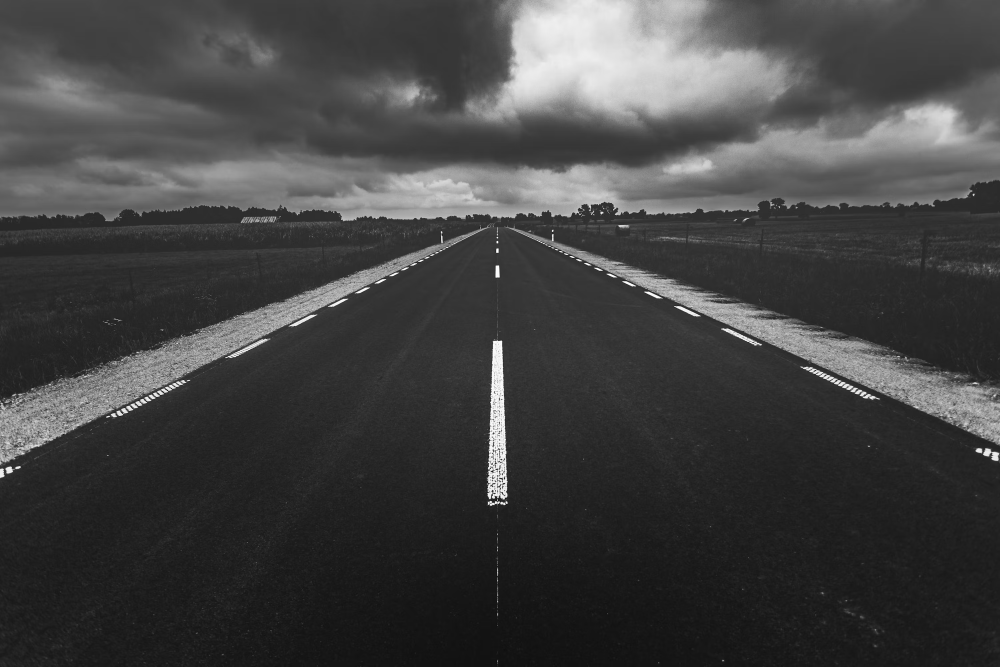
#> input picture Lab2/images/img1.png, 3000 x 2000 px (shown at 1/3 size)
$ python ques1.py   (older library calls are emulated)
#> lines starting #> are read from the running program, lines starting #| are printed output that depends on the picture; after the words box and inside, x2 and y2 are one past the last pixel; in counts of white or black regions, pixels touching at a corner belong together
import cv2
import numpy as np

img = cv2.imread("./images/img1.png", cv2.IMREAD_GRAYSCALE)
#> img is the input picture: shape (2000, 3000); min 0, max 255, mean 66.6
img = cv2.resize(img, (0, 0), fx=0.5, fy=0.5)  # Resize the image to half its original size
#> img: shape (1000, 1500)
# Step 1: Gaussian blur to reduce noise
img_gaussian = cv2.GaussianBlur(img, (5, 5), sigmaX=7, sigmaY=7)

# Step 2: Laplacian edge detection
img_gaussian_laplacian = cv2.Laplacian(img_gaussian, cv2.CV_64F)
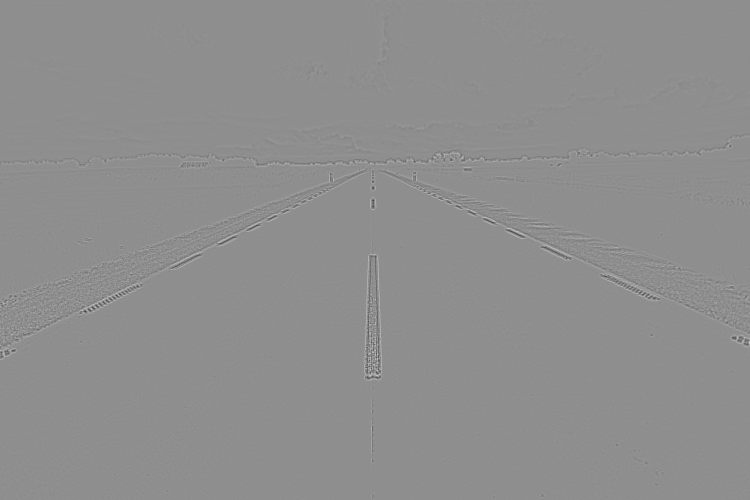
#> img_gaussian_laplacian: shape (1000, 1500) float64 (shown at 1/2 size); min -85, max 67, mean 0; drawn with min black and max white

# Step 3: Threshold the edge response to obtain a binary edge image
for x in range(img_gaussian_laplacian.shape[0]):
    for y in range(img_gaussian_laplacian.shape[1]):
        if img_gaussian_laplacian[x, y] < 15:
            img_gaussian_laplacian[x, y] = 0
        else:
            img_gaussian_laplacian[x, y] = 255
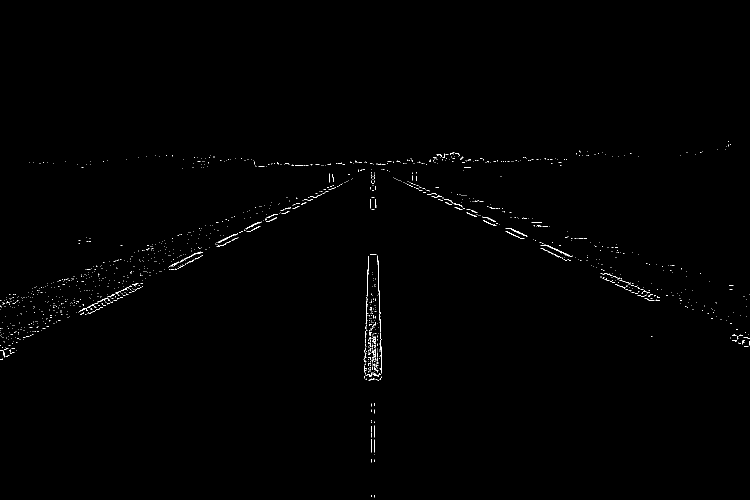
#> img_gaussian_laplacian: shape (1000, 1500) float64 (shown at 1/2 size); 0.4% white in thin lines or dots, all inside (x1, y1, x2, y2) = (0, 282, 1500, 995)

# Keep a uint8 version for Hough transform
edge_image = np.uint8(img_gaussian_laplacian)

# Step 4: Apply Hough Transform for line detection
lines = cv2.HoughLinesP(
    edge_image,
    rho=1,
    theta=np.pi / 180,
    threshold=50,
    minLineLength=50,
    maxLineGap=20,
)
#> lines = 41 rows, first 6: [755, 511, 763, 745], [499, 462, 697, 361], [740, 416, 743, 327], [816, 362, 991, 443], [1218, 548, 1319, 595], [158, 622, 492, 459]

# Convert grayscale image to color for overlaying detected lines
overlay_img = cv2.cvtColor(img, cv2.COLOR_GRAY2BGR)

if lines is not None:
    for line in lines:
        if line.ndim == 1:
            x1, y1, x2, y2 = line
        else:
            x1, y1, x2, y2 = line[0]
        cv2.line(overlay_img, (x1, y1), (x2, y2), (0, 0, 255), 2)
#> this loop made 41 passes
#> (x1, y1, x2, y2) on passes 1 to 12: (755, 511, 763, 745), (499, 462, 697, 361), (740, 416, 743, 327), (816, 362, 991, 443), (1218, 548, 1319, 595), (158, 622, 492, 459), (436, 485, 553, 428), (958, 430, 1161, 520), (786, 355, 990, 450), (729, 752, 737, 512), (179, 626, 284, 573), (846, 384, 988, 450)
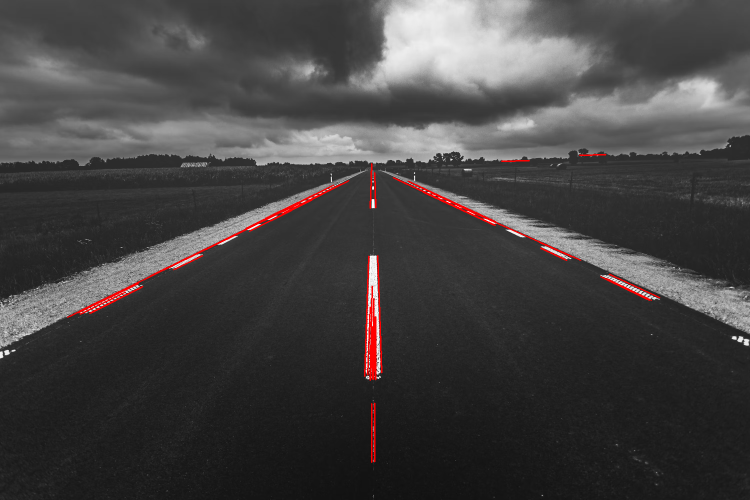
#> overlay_img: shape (1000, 1500, 3) (shown at 1/2 size); mean B, G, R 66, 66, 68.1

# Display results
cv2.imshow("Original Image", img)
cv2.imshow("Gaussian Blurred Image", img_gaussian)
cv2.imshow("Gaussian Blurred Laplacian Image", img_gaussian_laplacian)
cv2.imshow("Thresholded Gaussian Blurred Laplacian Image", edge_image)
cv2.imshow("Detected Lines Overlaid on Original", overlay_img)
cv2.imshow("Lines", lines)
# cv2.imwrite("hough_lines_overlay.png", overlay_img)


cv2.waitKey(0)
cv2.destroyAllWindows()
